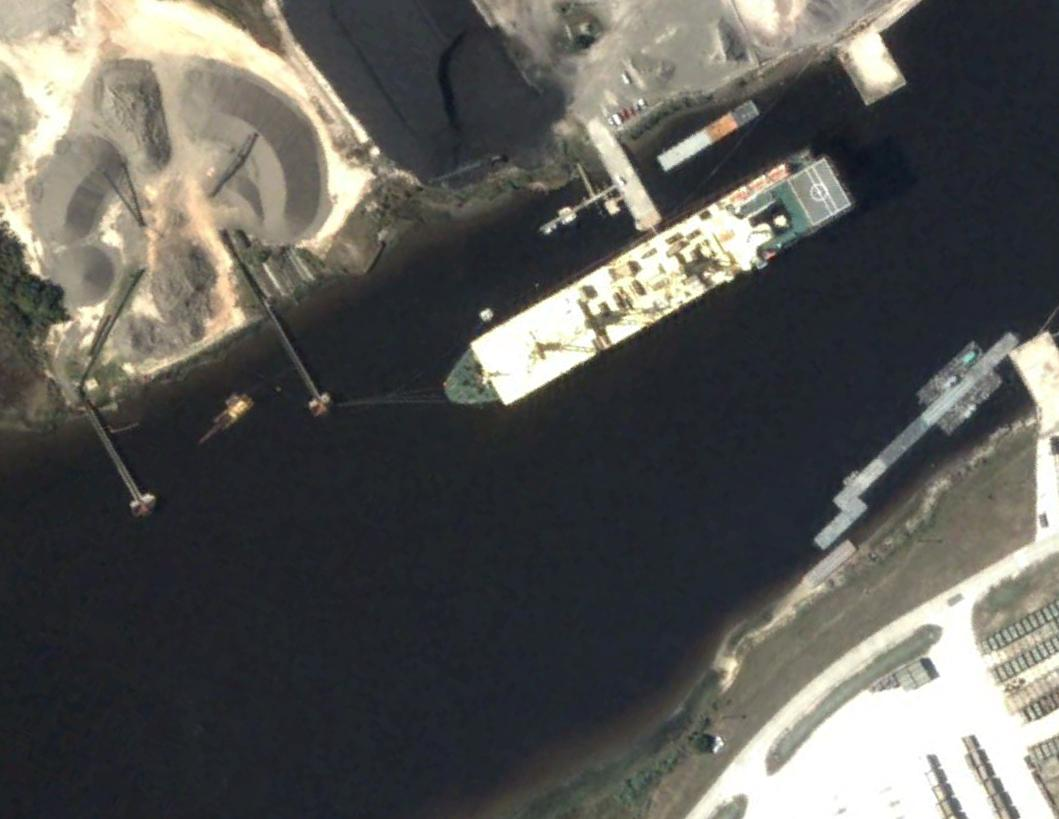
#> input picture yolov3_dpu/ship_data/valj2103.jpg, 1059 x 819 px; its folder holds only this picture in this run
$ jupyter execute --allow-errors dpu_yolov3_voc.ipynb   (shell and % lines are left out)
#> lines starting #> are read from the running program, lines starting #| are printed output that depends on the picture; long printed decimals are rounded
### yolov3_dpu/self_def/yolov3_voc.py
'''
Copyright 2019 Xilinx Inc.
Licensed under the Apache License, Version 2.0 (the "License");
you may not use this file except in compliance with the License.
You may obtain a copy of the License at
    http://www.apache.org/licenses/LICENSE-2.0
Unless required by applicable law or agreed to in writing, software
distributed under the License is distributed on an "AS IS" BASIS,
WITHOUT WARRANTIES OR CONDITIONS OF ANY KIND, either express or implied.
See the License for the specific language governing permissions and
limitations under the License.
'''

import os
import cv2
import colorsys
import random
import numpy as np

from PIL import Image
from matplotlib.patches import Rectangle
import matplotlib.pyplot as plt

'''resize image with unchanged aspect ratio using padding'''
def letterbox_image(image, size):
    ih, iw, _ = image.shape
    w, h = size
    scale = min(w/iw, h/ih)
    print(scale)

    nw = int(iw*scale)
    nh = int(ih*scale)
    print(nw)
    print(nh)

    image = cv2.resize(image, (nw,nh), interpolation=cv2.INTER_LINEAR)
    new_image = np.ones((h,w,3), np.uint8) * 128
    h_start = (h-nh)//2
    w_start = (w-nw)//2
    new_image[h_start:h_start+nh, w_start:w_start+nw, :] = image
    return new_image

'''image preprocessing'''
def pre_process(image, model_image_size):
    image = image[...,::-1]
    image_h, image_w, _ = image.shape

    if model_image_size != (None, None):
        assert model_image_size[0]%32 == 0, 'Multiples of 32 required'
        assert model_image_size[1]%32 == 0, 'Multiples of 32 required'
        boxed_image = letterbox_image(image, tuple(reversed(model_image_size)))
    else:
        new_image_size = (image_w - (image_w % 32), image_h - (image_h % 32))
        boxed_image = letterbox_image(image, new_image_size)
    image_data = np.array(boxed_image, dtype='float32')
    image_data /= 255.
    image_data = np.expand_dims(image_data, 0)
    return image_data

'''Get model classification information'''
# [5 lines left out: function get_class, not called in this run]

'''Get model anchors value'''
# [52 lines left out: functions get_anchors, _get_feats, correct_boxes, boxes_and_scores, not called in this run]

'''Draw detection frame'''
# [53 lines left out: functions draw_boxes, nms_boxes, not called in this run]

'''Model post-processing'''
# [37 lines left out: function evaluate, not called in this run]

### yolov3_dpu/dpu_yolov3_voc.ipynb
# Ship detection based on YOLOv3
------
## Overview
* This is the entry project of the Xilinx Adaptive Computing Challenge 2021. It uses YOLOv3 for ship target detection in optical remote sensing images, and deploys DPU on the KV260 platform to achieve hardware acceleration.

## References
* [Vitis AI Github Repository](https://github.com/Xilinx/Vitis-AI).
* [Vitis AI Tutorial](https://github.com/Xilinx/Vitis-AI-Tutorials).
* [Kria PYNQ Github Repository](https://github.com/Xilinx/Kria-PYNQ).
* [AlexeyAB Darknet](https://github.com/AlexeyAB/darknet).

------

## 1. Prepare the overlay
Download the overlay onto the board.

[cell 1]
from pynq_dpu import DpuOverlay
#> (the rest of this cell did not finish here and is left out)

## 2. Utility functions
Prepare funtions for preprocess and evaluate. To use *matplotlib widget*, It is necessary to install the jupyter-matplotlib plugin in JupyterLab. Otherwise, replace `%matplotlib widget` with `%matplotlib inline`.

**Note**: For the KV260 board you may see TLS memory allocation errors if cv2 gets loaded before loading the vitis libraries in the Jupyter Lab environment. Make sure to load cv2 first in these cases.

[cell 2]
import os
import time
import cv2
import time
import numpy as np
import random

import colorsys
from time import time

from self_def.yolov3_voc import *

The `load_model()` method will automatically prepare the `graph`
which is used by VART.

#> (a cell that did not finish here is left out)

Prepare anchor boxes and class lists for postprocessing.

[cell 4]
anchor_list = [10,13,16,30,33,23,30,61,62,45,59,119,116,90,156,198,373,326]

# anchor_list = [20,23,53,34,26,88,136,34,91,91,51,116,186,80,105,203,199,173]
anchor_float = [float(x) for x in anchor_list]
anchors = np.array(anchor_float).reshape(-1, 2)

class_names = ["ship"]

Generate a set of colors for different categories, so that each category's prediction box is labeled with a different color.

[cell 5]
num_classes = len(class_names)
hsv_tuples = [(1.0 * x / num_classes, 1., 1.) for x in range(num_classes)]
colors = list(map(lambda x: colorsys.hsv_to_rgb(*x), hsv_tuples))
colors = list(map(lambda x:
                  (int(x[0] * 255), int(x[1] * 255), int(x[2] * 255)),
                  colors))
random.seed(0)
random.shuffle(colors)
random.seed(None)

Read the test image from the directory and draw it. The test images should be placed under the `ship_data` folder in the same directory as the notebook.

[cell 6]
cv_image = []
image_size = []
image_data = []

image_folder = 'ship_data'
original_images = [i for i in os.listdir(image_folder) if i.endswith("jpg")]
total_images = len(original_images)


for image in original_images:
    cv_image.append(cv2.imread(os.path.join(image_folder, image)))
    image_size.append(cv_image[-1].shape[:2])

index = 6

_, ax = plt.subplots(1)
#> (the rest of this cell did not finish here and is left out)

## 3. Use VART
Use VART to do object detection. The code below define a few buffers to store input and output data. They will be reused during multiple runs.

#> (a cell that did not finish here is left out)

Define a new function `run()` which takes image tensor as the input, and calculate output tensor in DPU. The input tensor is obtained from the preprocessed image and has a size of 416x416x3. The preprocess fuction is imported from `self_def.yolov3_voc`.

[cell 8]
def run(image):
    input_data[0] = np.array(pre_process(image, (416, 416)), dtype=np.float32);
#| 0.3928
#| 416
#| 321
#> in letterbox_image, `image = cv2.resize(image, (nw,nh), interpolation=cv2.INTER_LINEAR)`:
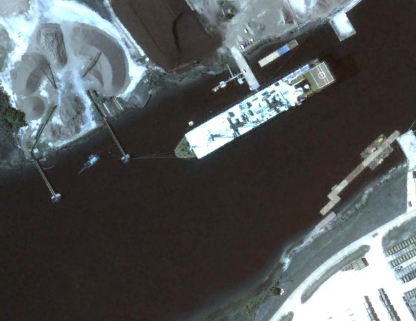
#> image: shape (321, 416, 3); mean of channels 0, 1, 2 88.9, 88.6, 85.3; drawn as B, G, R
#> in letterbox_image, `new_image[h_start:h_start+nh, w_start:w_start+nw, :] = image`:
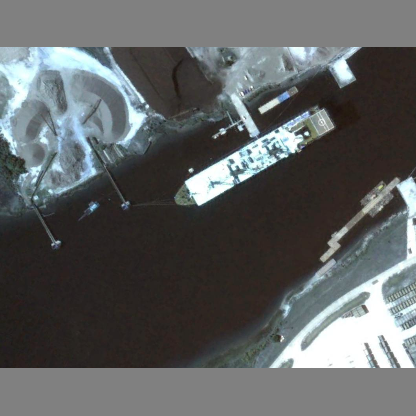
#> new_image: shape (416, 416, 3); mean of channels 0, 1, 2 97.8, 97.6, 95; drawn as B, G, R
    job_id = dpu.execute_async(input_data, output_data);
    dpu.wait(job_id)

    return output_data

Run YOLOv3 on DPU for multiple images.

[cell 9]
start = time()
#> (the rest of this cell did not finish here and is left out)

Calculate Execution time and FPS for model.

#> (a cell that did not finish here is left out)

Postprocessing for the output vector, including candidate box generation, NMS suppression and confidence calculation. The resulting data is used to draw the prediction box.

[cell 11]
index = 6
#> index = 6

#> (the rest of this cell did not finish here and is left out)

$ run again, on yolov3_dpu/ship_data/valj2272.jpg
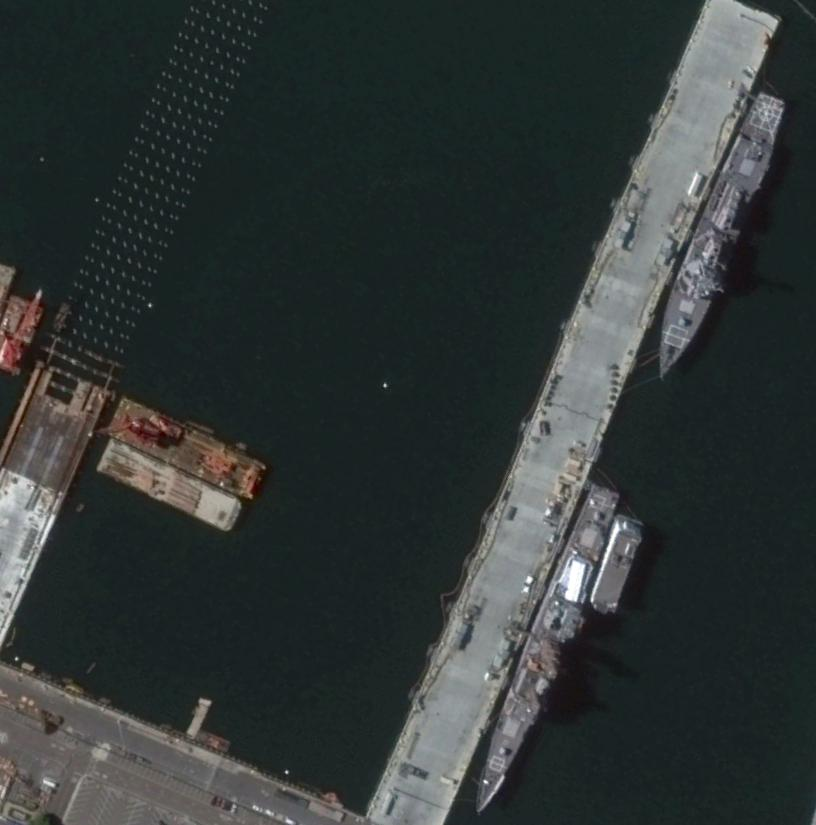
#> input picture yolov3_dpu/ship_data/valj2272.jpg, 816 x 825 px
#| 0.5042
#| 411
#| 416
#> in letterbox_image, `image = cv2.resize(image, (nw,nh), interpolation=cv2.INTER_LINEAR)`:
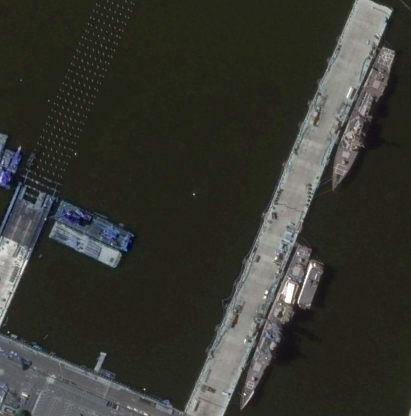
#> image: shape (416, 411, 3); mean of channels 0, 1, 2 48.4, 54.9, 54.3; drawn as B, G, R
#> in letterbox_image, `new_image[h_start:h_start+nh, w_start:w_start+nw, :] = image`:
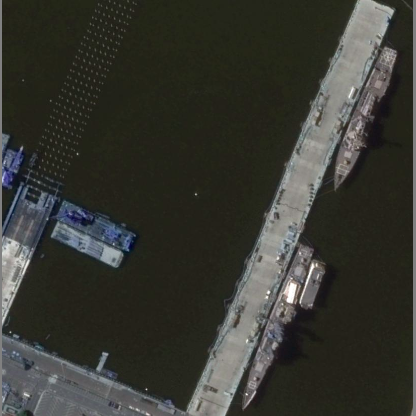
#> new_image: shape (416, 416, 3); mean of channels 0, 1, 2 49.4, 55.8, 55.1; drawn as B, G, R
#> index = 6

$ run again, on yolov3_dpu/ship_data/valj2286.jpg
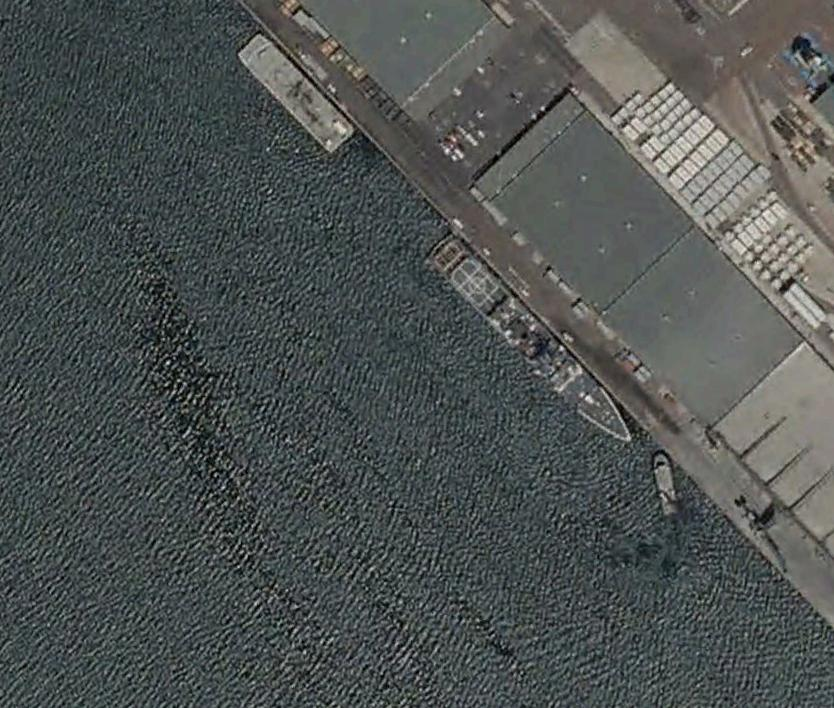
#> input picture yolov3_dpu/ship_data/valj2286.jpg, 834 x 708 px
#| 0.4988
#| 416
#| 353
#> in letterbox_image, `image = cv2.resize(image, (nw,nh), interpolation=cv2.INTER_LINEAR)`:
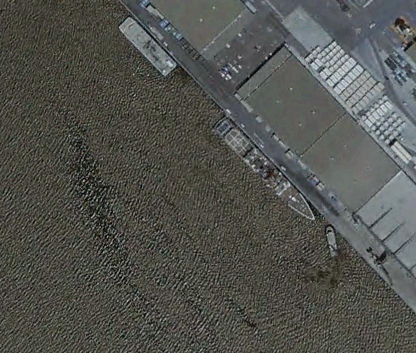
#> image: shape (353, 416, 3); mean of channels 0, 1, 2 78.4, 83.3, 82.1; drawn as B, G, R
#> in letterbox_image, `new_image[h_start:h_start+nh, w_start:w_start+nw, :] = image`:
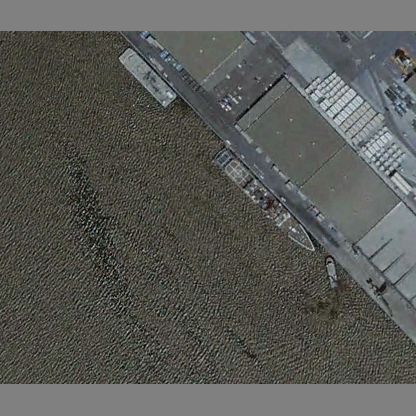
#> new_image: shape (416, 416, 3); mean of channels 0, 1, 2 85.9, 90.1, 89; drawn as B, G, R
#> index = 6

$ run again, on yolov3_dpu/ship_data/valj2301.jpg
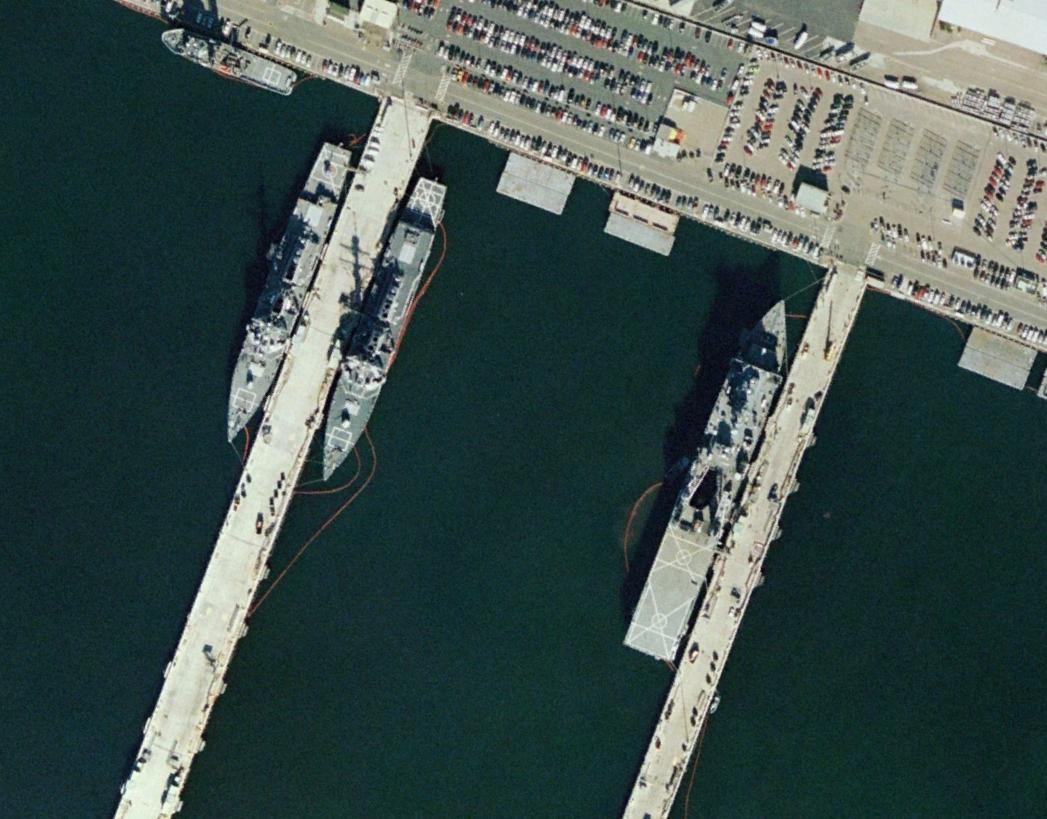
#> input picture yolov3_dpu/ship_data/valj2301.jpg, 1047 x 819 px
#| 0.3973
#| 416
#| 325
#> in letterbox_image, `image = cv2.resize(image, (nw,nh), interpolation=cv2.INTER_LINEAR)`:
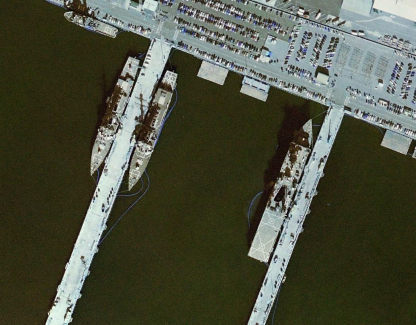
#> image: shape (325, 416, 3); mean of channels 0, 1, 2 63.2, 80.5, 77.2; drawn as B, G, R
#> in letterbox_image, `new_image[h_start:h_start+nh, w_start:w_start+nw, :] = image`:
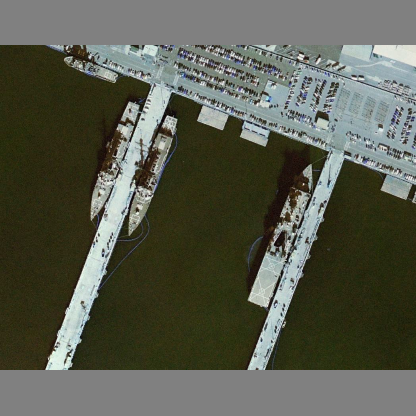
#> new_image: shape (416, 416, 3); mean of channels 0, 1, 2 77.4, 90.9, 88.3; drawn as B, G, R
#> index = 6

$ run again, on yolov3_dpu/ship_data/valj2202.jpg
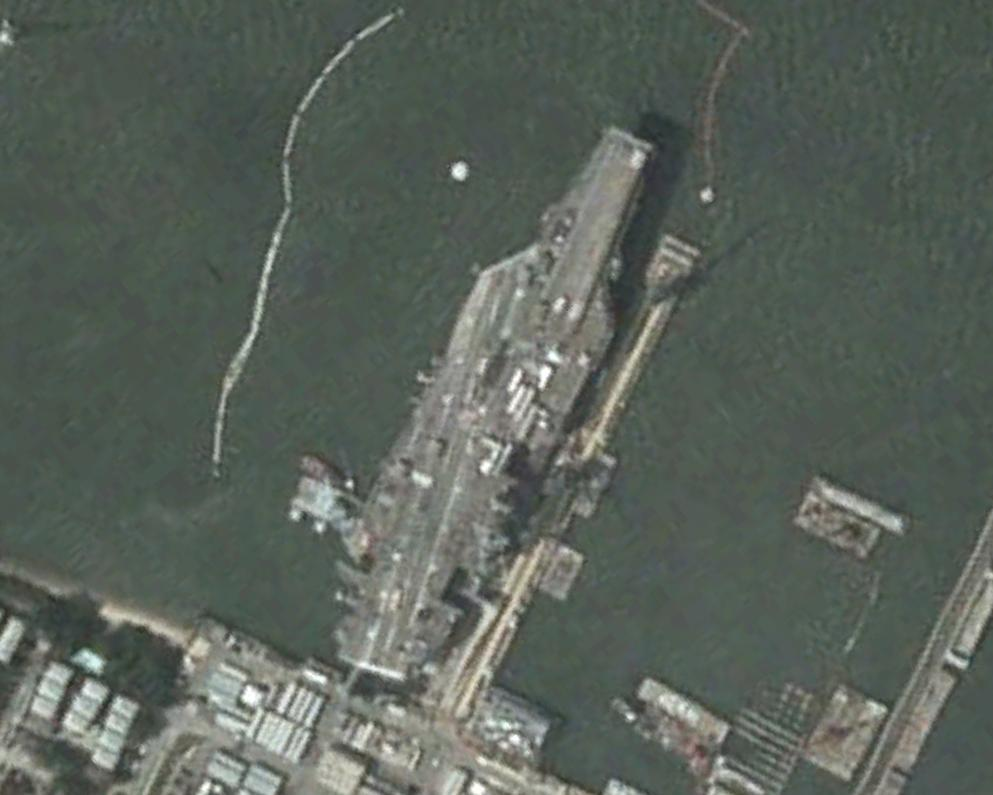
#> input picture yolov3_dpu/ship_data/valj2202.jpg, 993 x 795 px
#| 0.4189
#| 416
#| 333
#> in letterbox_image, `new_image[h_start:h_start+nh, w_start:w_start+nw, :] = image`:
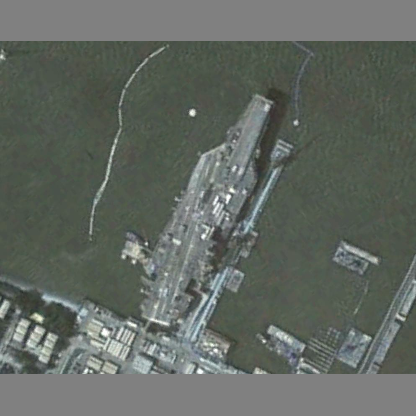
#> new_image: shape (416, 416, 3); mean of channels 0, 1, 2 97.3, 104.1, 97.7; drawn as B, G, R
#> index = 6
